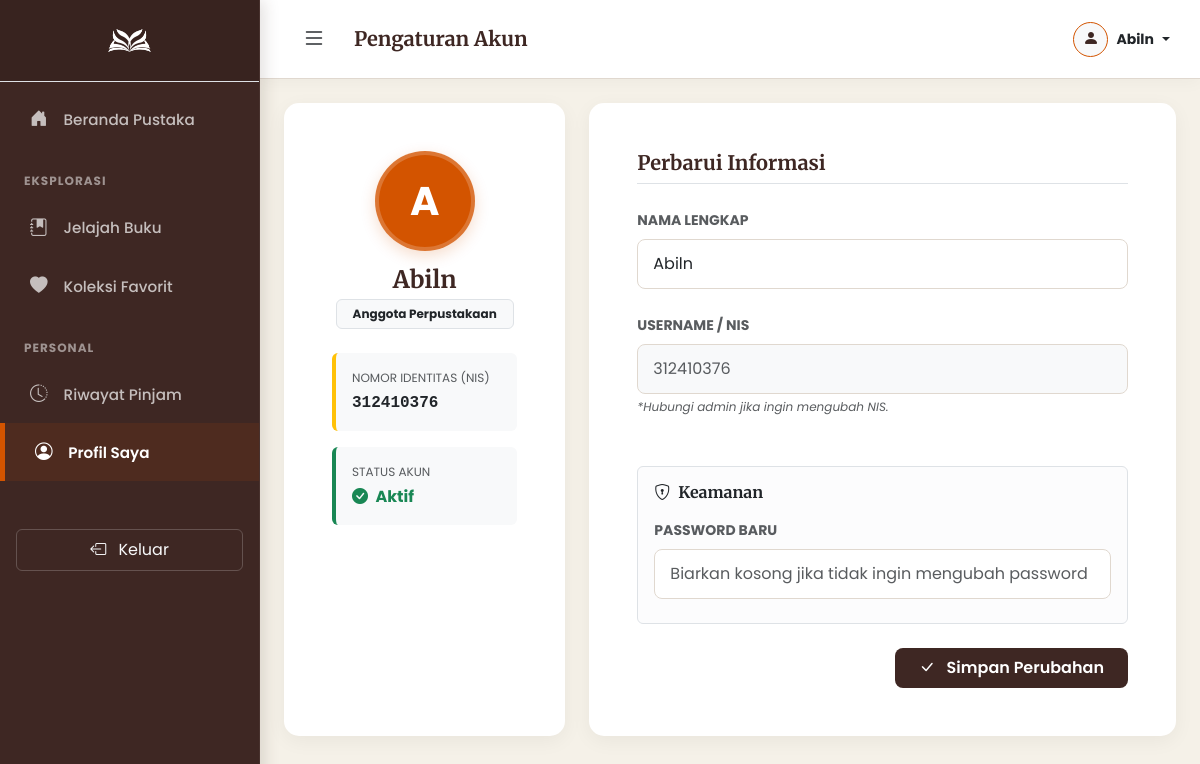
The page /pages/anggota/profil/index.php (signed in) on the database its author committed.
### tables this page shows
CREATE TABLE `users` (
  `id_user` int(11) NOT NULL,
  `nomor_identitas` varchar(20) NOT NULL,
  `nama_lengkap` varchar(100) NOT NULL,
  `email` varchar(100) DEFAULT NULL,
  `password` varchar(255) NOT NULL,
  `role` enum('admin','anggota') NOT NULL,
  `status` enum('aktif','nonaktif') DEFAULT 'aktif',
  `created_at` timestamp NOT NULL DEFAULT current_timestamp()
);

### pages/anggota/profil/index.php (the view, shortened to what this page needs)
<?php
include '../../../config/koneksi.php';
$id_user = $_SESSION['id_user'];
$query = mysqli_query($koneksi, "SELECT * FROM users WHERE id_user='$id_user'");
$data = mysqli_fetch_assoc($query);
$nama_depan = explode(' ', $data['nama_lengkap'])[0];
?>
<!DOCTYPE html>
<html lang="id">
<head>
    <link href="https://cdn.jsdelivr.net/npm/bootstrap@5.3.0/dist/css/bootstrap.min.css" rel="stylesheet">
    <link rel="stylesheet" href="https://cdn.jsdelivr.net/npm/bootstrap-icons@1.11.1/font/bootstrap-icons.css">
    <link rel="stylesheet" href="../../../assets/css/style.css">
</head>
<body>
<div id="wrapper">
    <?php include '../components/sidebar.php'; ?>
    <div id="page-content-wrapper">
        <nav class="navbar-custom d-flex justify-content-between align-items-center">
            <div class="d-flex align-items-center gap-3">
                <button class="btn btn-outline-dark border-0" id="menu-toggle">
                    <i class="bi bi-list fs-4"></i>
                </button>
                <h5 class="m-0 fw-bold" style="font-family: 'Merriweather', serif; color: var(--wood-dark);">
                    Pengaturan Akun
                </h5>
            </div>
            <div class="dropdown">
                <a href="#" class="d-flex align-items-center text-decoration-none text-dark dropdown-toggle" data-bs-toggle="dropdown">
                    <div class="bg-light rounded-circle d-flex align-items-center justify-content-center me-2" style="width:35px; height:35px; border: 1px solid var(--copper-accent);">
                        <i class="bi bi-person-fill" style="color: var(--wood-dark);"></i>
                    </div>
                    <span class="fw-bold small me-1"><?php echo $nama_depan; ?></span>
                </a>
            </div>
        </nav>
        <div class="container-fluid p-4">
            <form action="proses_profil.php" method="POST">
                <div class="row g-4">
                    <div class="col-md-4">
                        <div class="card-profile h-100">
                            <div class="card-body text-center p-5">
                                <div class="avatar-big">
                                    <?php echo strtoupper(substr($data['nama_lengkap'], 0, 1)); ?>
                                </div>
                                <h4 class="fw-bold mb-1" style="font-family: 'Merriweather', serif;"><?php echo $data['nama_lengkap']; ?></h4>
                                <span class="badge bg-light text-dark border mb-4 px-3 py-2">Anggota Perpustakaan</span>
                                <div class="p-3 bg-light rounded text-start mb-3 border-start border-4 border-warning">
                                    <small class="text-muted d-block mb-1" style="font-size: 0.75rem;">NOMOR IDENTITAS (NIS)</small>
                                    <div class="fw-bold text-dark font-monospace"><?php echo $data['nomor_identitas']; ?></div>
                                </div>
                                <div class="p-3 bg-light rounded text-start border-start border-4 border-success">
                                    <small class="text-muted d-block mb-1" style="font-size: 0.75rem;">STATUS AKUN</small>
                                    <div class="fw-bold text-success"><i class="bi bi-check-circle-fill me-1"></i> Aktif</div>
                                </div>
                            </div>
                        </div>
                    </div>
                    <div class="col-md-8">
                        <div class="card-profile h-100">
                            <div class="card-body p-4 p-md-5">
                                <h5 class="fw-bold mb-4 pb-2 border-bottom" style="color: var(--wood-dark);">Perbarui Informasi</h5>
                                <div class="mb-4">
                                    <label class="form-label text-muted fw-bold small">NAMA LENGKAP</label>
                                    <input type="text" name="nama_lengkap" class="form-control" value="<?php echo $data['nama_lengkap']; ?>" required>
                                </div>
                                <div class="mb-4">
                                    <label class="form-label text-muted fw-bold small">USERNAME / NIS</label>
                                    <input type="text" class="form-control bg-light text-muted" value="<?php echo $data['nomor_identitas']; ?>" readonly>
                                    <small class="text-muted fst-italic" style="font-size: 0.75rem;">*Hubungi admin jika ingin mengubah NIS.</small>
                                </div>
                                <div class="alert alert-light border mt-5 mb-4">
                                    <h6 class="fw-bold text-dark"><i class="bi bi-shield-lock me-2"></i>Keamanan</h6>
                                    <div class="mb-2 mt-3">
                                        <label class="form-label text-muted fw-bold small">PASSWORD BARU</label>
                                        <input type="password" name="password" class="form-control" placeholder="Biarkan kosong jika tidak ingin mengubah password">
                                    </div>
                                </div>
                                <div class="text-end mt-4">
                                    <button type="submit" class="btn btn-save px-4 py-2">
                                        <i class="bi bi-check-lg me-2"></i> Simpan Perubahan
                                    </button>
                                </div>
                            </div>
                        </div>
                    </div>
                </div>
            </form>
        </div>
    </div>
</div>
</body>
</html>

### assets/css/style.css (style rules this page uses)
:root { --wood-dark: #3E2723; --wood-medium: #5D4037; --wood-light: #8D6E63; --copper-accent: #D35400; --copper-hover: #E67E22; --bg-cream: #F5F1E8; --card-bg: #FFFFFF; --text-main: #2C1B18; --text-muted: #6D605B; --border-color: #E0D8CF; --status-success: #27ae60; --status-warning: #f39c12; --status-danger: #c0392b; }
body { background-color: var(--bg-cream); font-family: 'Poppins', sans-serif; color: var(--text-main); overflow-x: hidden; }
h1, h2, h3, h4, h5, h6, .brand-font { font-family: 'Merriweather', serif; font-weight: 700; color: var(--wood-dark); }
a { text-decoration: none; color: var(--wood-dark); transition: 0.3s; }
#wrapper { display: flex; width: 100%; align-items: stretch; transition: all 0.3s; }
#page-content-wrapper { width: 100%; padding: 0; transition: all 0.3s; background-color: var(--bg-cream); }
.navbar-custom { background-color: var(--card-bg); box-shadow: 0 4px 15px rgba(0,0,0,0.03); padding: 15px 30px; border-bottom: 1px solid var(--border-color); }

### pages/anggota/profil/index.php (style rules this page uses)
.card-profile { border: none; border-radius: 15px; box-shadow: 0 5px 20px rgba(0,0,0,0.05); background: #fff; overflow: hidden; }
.avatar-big { width: 100px; height: 100px; background: var(--copper-accent); border-radius: 50%; display: flex; align-items: center; justify-content: center; font-size: 40px; font-weight: bold; color: white; margin: 0 auto 15px; border: 4px solid rgba(255,255,255,0.2); box-shadow: 0 5px 15px rgba(211, 84, 0, 0.2); }
.form-control { border-radius: 8px; padding: 12px 15px; border: 1px solid #E0D8CF; }
.btn-save { background-color: var(--wood-dark); color: white; border: none; padding: 12px 30px; border-radius: 8px; font-weight: 600; transition: 0.3s; }

### rows shown on the page
users: nama_lengkap "Abiln", nama_lengkap "A", nomor_identitas "312410376"
